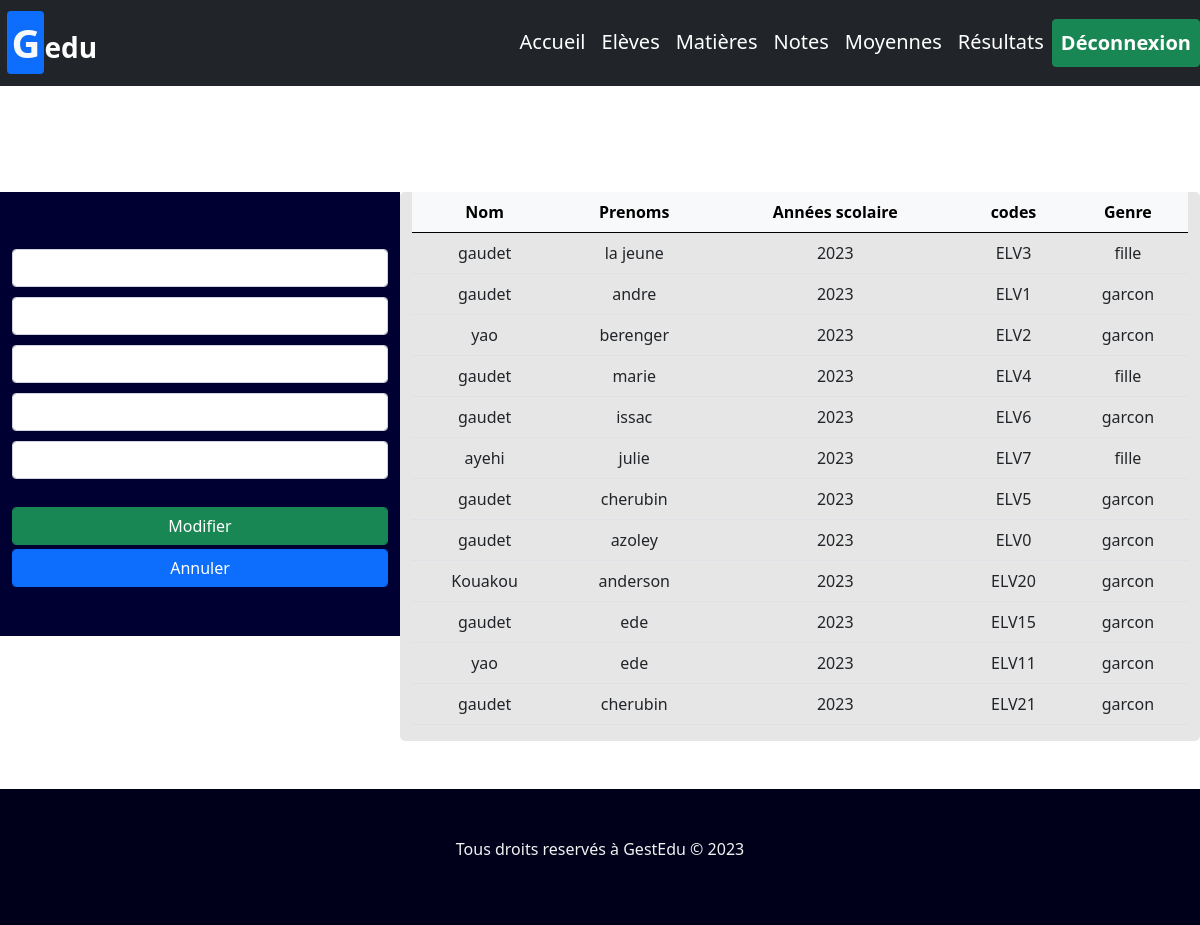
The page /modifier_eleve.php (signed in) on the database its author committed.
### tables this page shows
CREATE TABLE IF NOT EXISTS `eleves` (
  `id` int NOT NULL AUTO_INCREMENT,
  `nom` varchar(100) NOT NULL,
  `prenoms` varchar(100) NOT NULL,
  `annee` int NOT NULL,
  `code_eleve` varchar(100) NOT NULL,
  `genre` varchar(10) NOT NULL,
  PRIMARY KEY (`id`)
);

### modifier_eleve.php (the view, shortened to what this page needs)
<!DOCTYPE html>
<html>
	<head>
		<link rel="stylesheet" href="css/bootstrap.min.css">
		<link rel="stylesheet" href="css/bootstrap-icons.css">
	</head>
	<body>
		<?php
			include('connect_bdd.php');
		?>
		<nav>
			<?php
				include("menu_prof.php");
			?>
		</nav>
		<br><br><br>
		<br><br><br>
		<section class="container-fluid mt-5">
			<div class="row">
				<div class="col-xl-4 col-lg-4 col-md-4 col-sm-12 py-5 h-50" style="background-color: #000033;">
					<form method="POST" action="">
						<table class="container">
							<tr class="row">
								<td class="col w-100"><input class="form-control mt-2" type="text" name="nom" value="<?php foreach($result as $result_final){echo $result_final[1]; }?>"></td>
							</tr>
							<tr class="row">
								<td class="col w-100"><input class="form-control mt-2" type="text" name="prenoms" value="<?php foreach($result as $result_final){echo $result_final[2]; }?>"></td>
							</tr>
							<tr class="row">
								<td class="col w-100"><input class="form-control mt-2" type="number" name="annee" value="<?php foreach($result as $result_final){echo $result_final[3]; }?>"></td>
							</tr>
							<tr class="row">
								<td class="col w-100"><input class="form-control mt-2" type="text" name="code_eleve" value="<?php foreach($result as $result_final){echo $result_final[4]; }?>"></td>
							</tr>
							<tr class="row">
								<td class="col w-100"><input class="form-control mt-2" type="text" name="genre" value="<?php foreach($result as $result_final){echo $result_final[5]; }?>"></td>
							</tr>
							<tr class="row">
								<td class="col w-100 text-center" style="color: #ffcc00;">
								</td>
							</tr>
							<tr class="row">
								<td class="col w-100"><input class="btn btn-success form-control mt-4" type="submit" name="submit" value="Modifier"><input class="btn btn-primary form-control mt-1" type="reset" name="reset" value="Annuler"></td>
							</tr>
						</table>
					</form>
				</div>
				<div class="col-xl-8 col-lg-8 col-md-8 col-sm-12" style="background-color: #e6e6e6; border-radius: 5px;">
					<table class="table text-center">
						<thead class="table-light">
							<tr>
								<th>Nom</th>
								<th>Prenoms</th>
								<th>Années scolaire</th>
								<th>codes</th>
								<th>Genre</th>
							</tr>
						<thead>
						<tbody>
							<?php
								$req_select = "SELECT * FROM eleves";
								$req = $bdd -> prepare($req_select);
								$req -> execute();
								$result = $req -> fetchAll();
								foreach($result as $result_final){
									echo "<tr>
											<td>".$result_final['nom']."</td>
											<td>".$result_final['prenoms']."</td>
											<td>".$result_final['annee']."</td>
											<td>".$result_final['code_eleve']."</td>
											<td>".$result_final['genre']."</td>
										</tr>";
								}
							?>
						</tbody>
					</table>
				</div>
			</div>
		</section>
		<footer>
			<?php
				include("footer_prof.php");
			?>
		</footer>
	</body>
</html>

### rows shown on the page
eleves: nom "gaudet", prenoms "la jeune", annee "2023", code_eleve "ELV3", genre "fille"
eleves: nom "gaudet", prenoms "andre", annee "2023", code_eleve "ELV1", genre "garcon"
eleves: nom "yao", prenoms "berenger", annee "2023", code_eleve "ELV2", genre "garcon"
eleves: nom "gaudet", prenoms "marie", annee "2023", code_eleve "ELV4", genre "fille"
eleves: nom "gaudet", prenoms "issac", annee "2023", code_eleve "ELV6", genre "garcon"
eleves: nom "ayehi", prenoms "julie", annee "2023", code_eleve "ELV7", genre "fille"
eleves: nom "gaudet", prenoms "cherubin", annee "2023", code_eleve "ELV5", genre "garcon"
eleves: nom "gaudet", prenoms "azoley", annee "2023", code_eleve "ELV0", genre "garcon"
eleves: nom "Kouakou", prenoms "anderson", annee "2023", code_eleve "ELV20", genre "garcon"
eleves: nom "gaudet", prenoms "ede", annee "2023", code_eleve "ELV15", genre "garcon"
eleves: nom "yao", prenoms "ede", annee "2023", code_eleve "ELV11", genre "garcon"
eleves: nom "gaudet", prenoms "cherubin", annee "2023", code_eleve "ELV21", genre "garcon"
